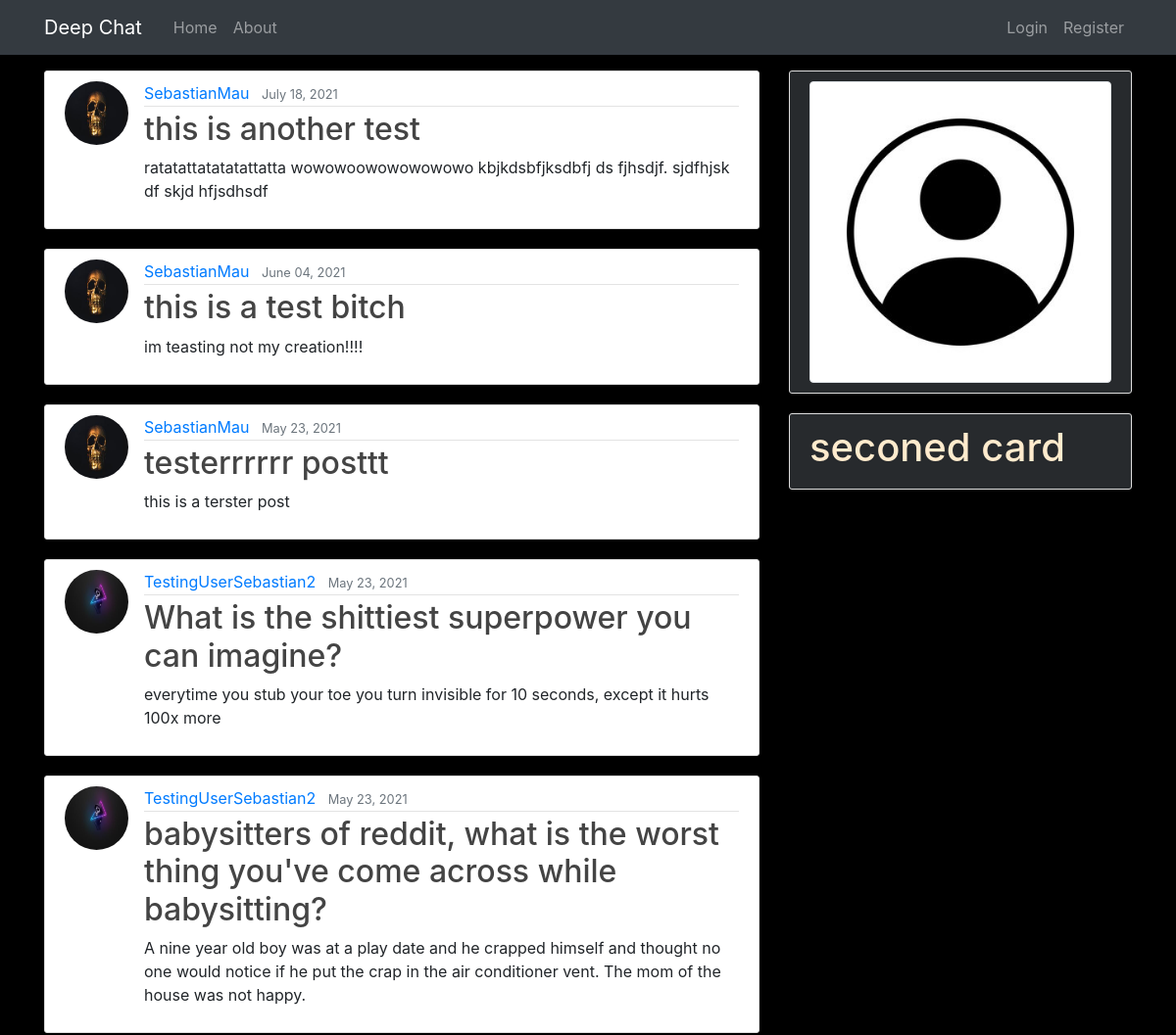
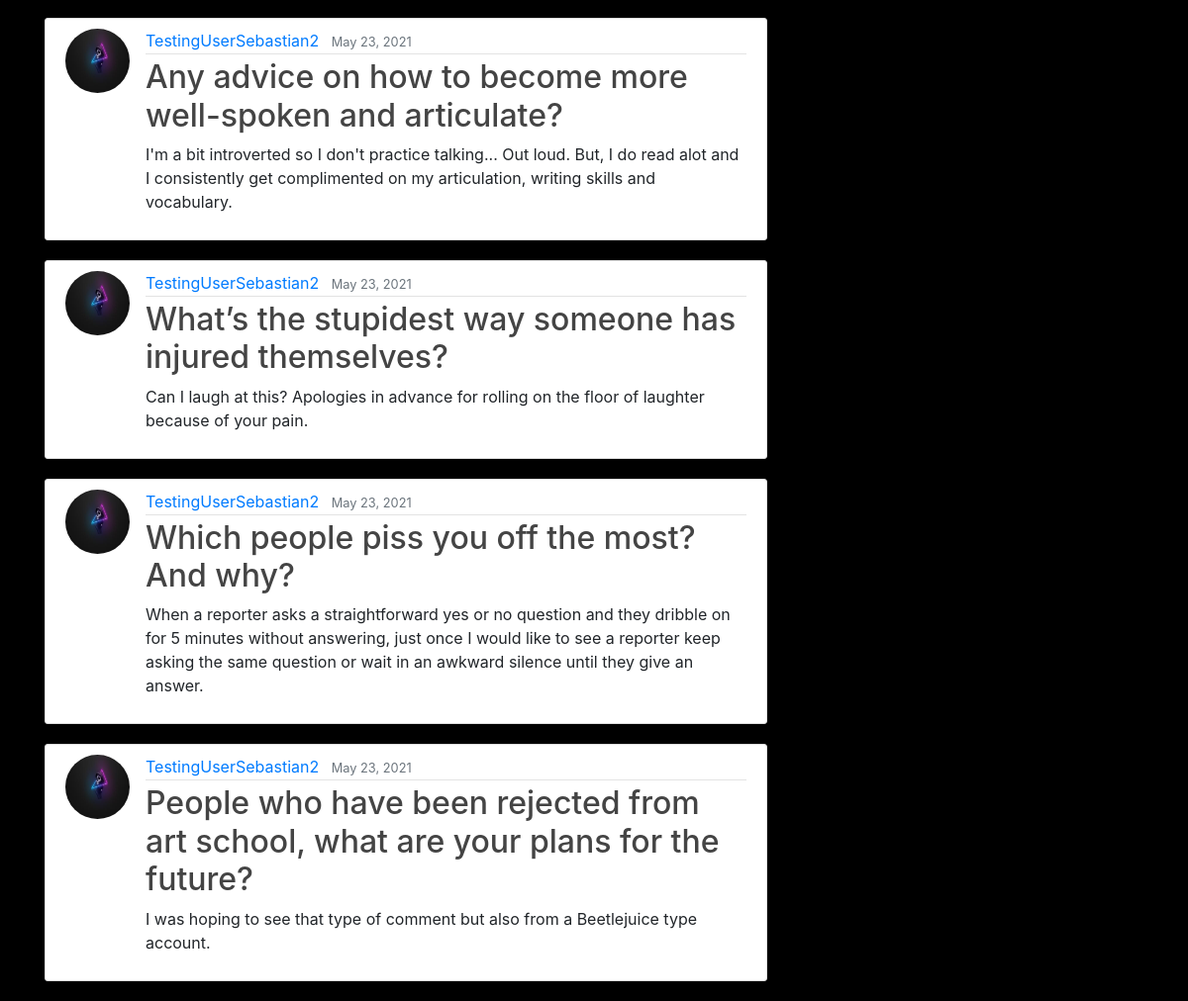
The page / on the database its author committed (2 pictures, top to bottom).
### blog/models.py (models this page shows, shortened)
class Post(models.Model):
    id = models.AutoField(primary_key=True)
    title = models.CharField(max_length=100)
    content = models.TextField()
    date_posted = models.DateTimeField(default=timezone.now) #current date time every update (auto_now=True) - current date time when created but never update (auto_now_add=True)
    author = models.ForeignKey(User, on_delete=models.CASCADE) #if user is deleted post deleted to (User, on_delete=models.CASCADE)

### users/models.py (models this page shows, shortened)
class Profile(models.Model):
    id = models.AutoField(primary_key=True)
    user = models.OneToOneField(User, on_delete=models.CASCADE) #"CASCADE" if user deleted delete profile
    image = models.ImageField(default='default.jpg', upload_to='profile_pics', blank=True)#directory the img get uploaded to

### blog/views.py (the view)
# urls.py: path('', PostListView.as_view(), name='blog-home'),
class PostListView(ListView):
    model = Post
    template_name = 'blog/home.html' # <app>/<model>_<viewtype>.html
    context_object_name = 'posts'
    ordering = ['-date_posted']
    paginate_by = 9

### blog/templates/blog/home.html
{% extends "blog/base.html" %}
{% block content %}
    {% for post in posts %}
        <article class="media content-section">
            <img class="rounded-circle article-img" src="{{ post.author.profile.image.url }}" alt="">
            <div class="media-body">
            <div class="article-metadata">
                <a class="mr-2" href="#">{{ post.author }}</a>
                <small class="text-muted">{{ post.date_posted|date:"F d, Y"}}</small>
            </div>
            <h2><a class="article-title" href="{% url 'post-detail' post.id %}">{{ post.title }}</a></h2>
            <p class="article-content">{{ post.content }}</p>
            </div>
        </article>
    {% endfor %}
{% endblock content %}

### blog/static/blog/main.css (style rules this page uses)
body { background: #fafafa; color: #333333; margin-top: 5rem; }
h1, h2, h3, h4, h5, h6 { color: #444444; }
.content-section { background: #ffffff; padding: 10px 20px; border: 1px solid #dddddd; border-radius: 3px; margin-bottom: 20px; }
.article-title { color: #444444; }
.article-content { white-space: pre-line; }
.article-img { height: 65px; width: 65px; margin-right: 16px; }
.article-metadata { padding-bottom: 1px; margin-bottom: 4px; border-bottom: 1px solid #e3e3e3 }

### rows shown on the page
Post: author.profile.image (picture), author "SebastianMau", date_posted "July 18, 2021", title "this is another test", content "ratatattatatatattatta wowowoowowowowowo kbjkdsbfjksdbfj ds fjhsdjf. sjdfhjsk df skjd hfjsdhsdf"
Post: author.profile.image (picture), author "SebastianMau", date_posted "June 04, 2021", title "this is a test bitch", content "im teasting not my creation!!!!"
Post: author.profile.image (picture), author "SebastianMau", date_posted "May 23, 2021", title "testerrrrrr posttt", content "this is a terster post"
Post: author.profile.image (picture), author "TestingUserSebastian2", date_posted "May 23, 2021", title "What is the shittiest superpower you can imagine?", content "everytime you stub your toe you turn invisible for 10 seconds, except it hurts 100x more"
Post: author.profile.image (picture), author "TestingUserSebastian2", date_posted "May 23, 2021", title "babysitters of reddit, what is the worst thing you've come across while babysitting?", content "A nine year old boy was at a play date and he crapped himself and thought no one would notice if he put the crap in the air conditioner vent. The mom of the house was not happy."
Post: author.profile.image (picture), author "TestingUserSebastian2", date_posted "May 23, 2021", title "Any advice on how to become more well-spoken and articulate?", content "I'm a bit introverted so I don't practice talking... Out loud. But, I do read alot and I consistently get complimented on my articulation, writing skills and vocabulary."
Post: author.profile.image (picture), author "TestingUserSebastian2", date_posted "May 23, 2021", title "What’s the stupidest way someone has injured themselves?", content "Can I laugh at this? Apologies in advance for rolling on the floor of laughter because of your pain."
Post: author.profile.image (picture), author "TestingUserSebastian2", date_posted "May 23, 2021", title "Which people piss you off the most? And why?", content "When a reporter asks a straightforward yes or no question and they dribble on for 5 minutes without answering, just once I would like to see a reporter keep asking the same question or wait in an awkward silence until they give an answer."
Post: author.profile.image (picture), author "TestingUserSebastian2", date_posted "May 23, 2021", title "People who have been rejected from art school, what are your plans for the future?", content "I was hoping to see that type of comment but also from a Beetlejuice type account."
